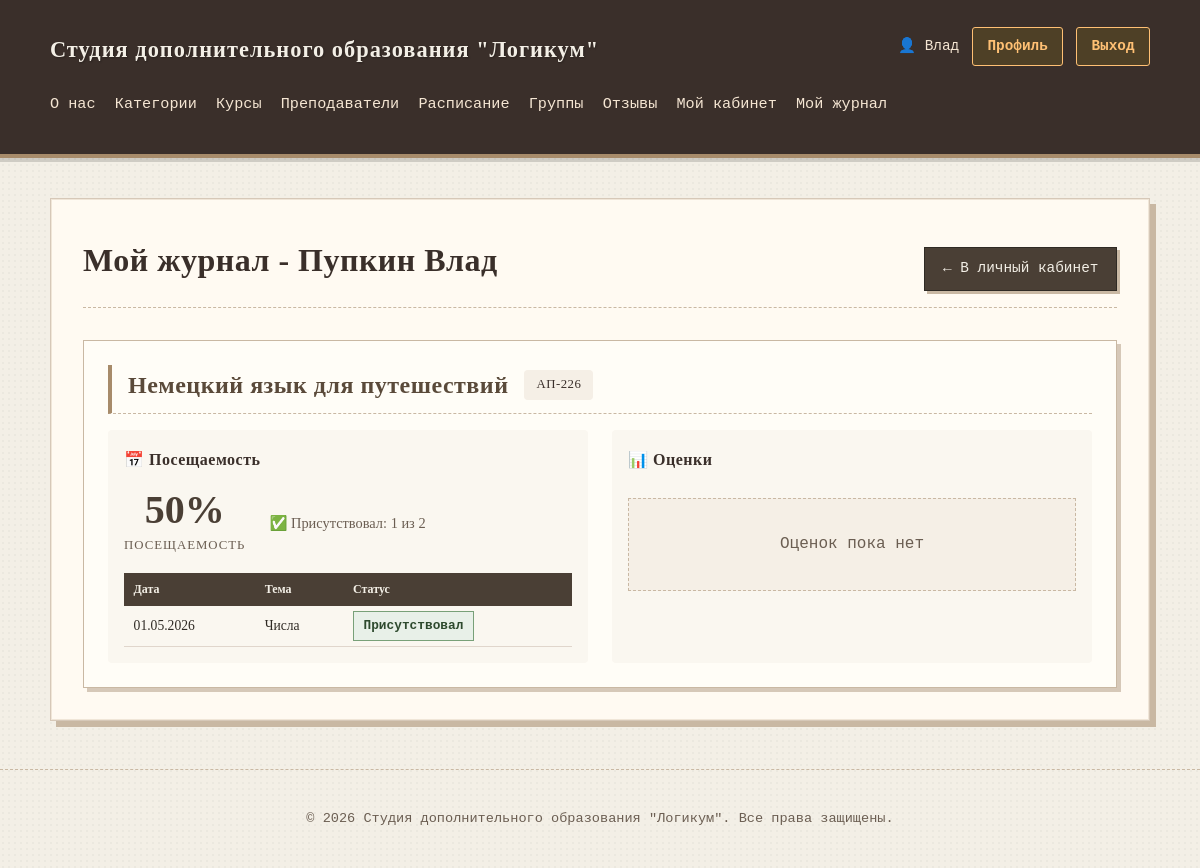
Page /education/student/journal/ (signed in) on the earlier database version.
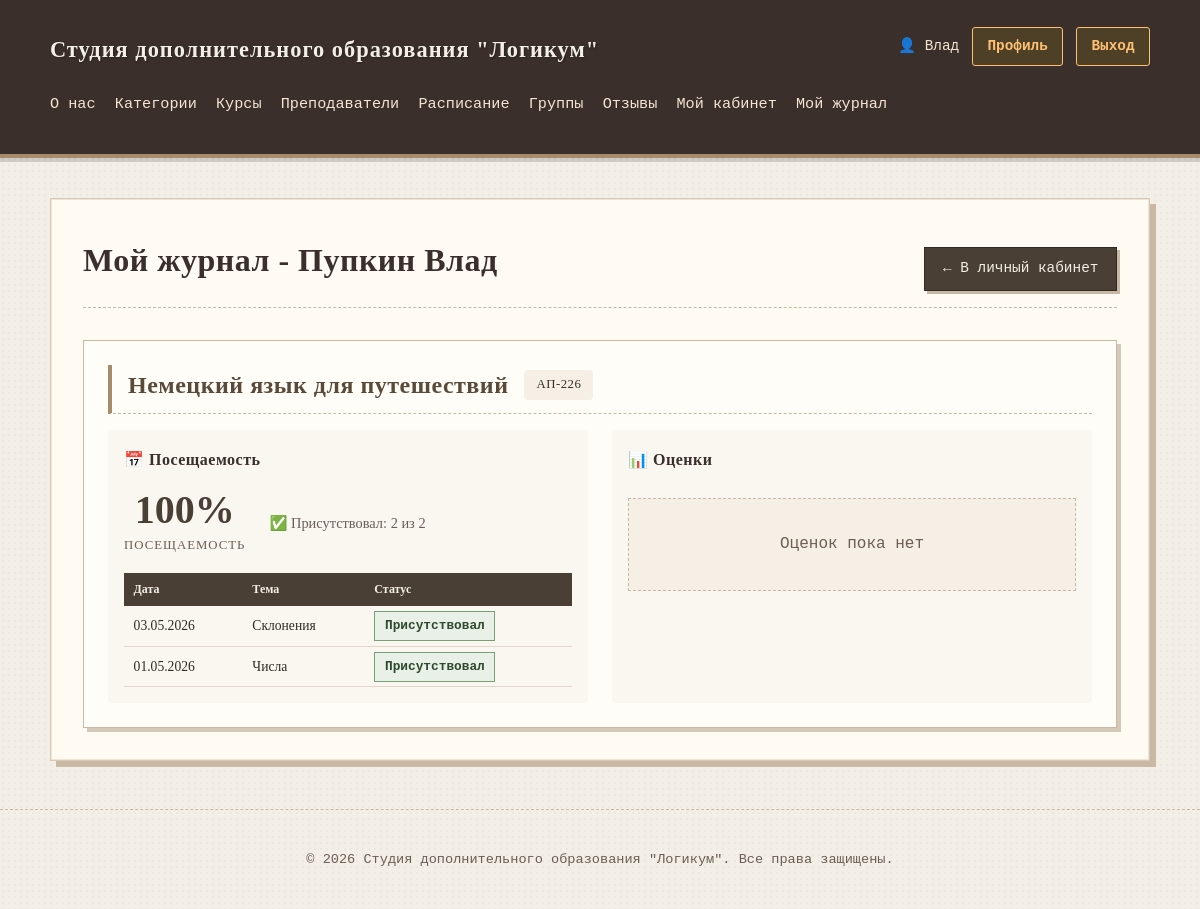
Same page on the later database version.
### education/models.py (models this page shows, shortened)
class Course(models.Model):
    class Status(models.IntegerChoices):
        DRAFT = 0, 'Черновик'
        PUBLISHED = 1, 'Опубликован'
    category = models.ForeignKey(
        Category,
        on_delete=models.SET_NULL,
        null=True,
        related_name='courses',
        verbose_name="Категория"
    )
    title = models.CharField(max_length=100, verbose_name="Название")
    slug = models.SlugField(max_length=100, unique=True, db_index=True, verbose_name="URL")
    description = models.TextField(verbose_name="Краткое описание")
    full_description = models.TextField(blank=True, verbose_name="Полное описание")
    duration_hours = models.IntegerField(verbose_name="Длительность (часы)")
    price = models.DecimalField(max_digits=10, decimal_places=2, verbose_name="Стоимость")
    status = models.IntegerField(
        choices=Status.choices,
        default=Status.DRAFT,
        verbose_name="Статус"
    )
    time_create = models.DateTimeField(auto_now_add=True, verbose_name="Дата создания")
    time_update = models.DateTimeField(auto_now=True, verbose_name="Дата изменения")
    class Meta:
        db_table = 'courses'
        verbose_name = 'Курс'
        verbose_name_plural = 'Курсы'
        ordering = ['-time_create']
    def get_absolute_url(self):
        return reverse('course-detail-slug', kwargs={'course_slug': self.slug})

class Group(models.Model):
    FORMAT_CHOICES = [
        ('offline', 'Очно'),
        ('online', 'Онлайн'),
        ('hybrid', 'Гибридный'),
    ]
    course = models.ForeignKey(Course, on_delete=models.CASCADE, related_name='groups', verbose_name="Курс")
    teacher = models.ForeignKey(Teacher, on_delete=models.SET_NULL, null=True, related_name='groups', verbose_name="Преподаватель")
    name = models.CharField(max_length=100, verbose_name="Название группы")
    start_date = models.DateField(verbose_name="Дата начала")
    end_date = models.DateField(verbose_name="Дата окончания")
    format = models.CharField(max_length=20, choices=FORMAT_CHOICES, verbose_name="Формат обучения")
    max_students = models.PositiveIntegerField(default=10, verbose_name="Макс. студентов")
    is_active = models.BooleanField(default=True, verbose_name="Активна")
    class Meta:
        db_table = 'groups'
        verbose_name = 'Группа'
        verbose_name_plural = 'Группы'
        ordering = ['-start_date']

class Attendance(models.Model):
    STATUS_CHOICES = [
        ('present', 'Присутствовал'),
        ('absent', 'Отсутствовал'),
        ('late', 'Опоздал'),
        ('excused', 'По уважительной причине'),
    ]
    schedule = models.ForeignKey(Schedule, on_delete=models.CASCADE, related_name='attendance', verbose_name="Занятие")
    student = models.ForeignKey(Student, on_delete=models.CASCADE, related_name='attendance', verbose_name="Студент")
    status = models.CharField(max_length=20, choices=STATUS_CHOICES, default='absent', verbose_name="Статус")
    note = models.CharField(max_length=200, blank=True, verbose_name="Примечание")
    class Meta:
        db_table = 'attendance'
        verbose_name = 'Посещаемость'
        verbose_name_plural = 'Посещаемость'
        unique_together = ['schedule', 'student']

class Schedule(models.Model):
    group = models.ForeignKey(Group, on_delete=models.CASCADE, related_name='schedule', verbose_name="Группа")
    date = models.DateField(verbose_name="Дата занятия")
    time = models.TimeField(verbose_name="Время занятия")
    classroom = models.CharField(max_length=50, verbose_name="Аудитория")
    topic = models.CharField(max_length=200, blank=True, verbose_name="Тема занятия")
    class Meta:
        db_table = 'schedule'
        verbose_name = 'Расписание'
        verbose_name_plural = 'Расписание'
        ordering = ['date', 'time']
        unique_together = ['group', 'date', 'time']  # Нельзя два занятия в одно время у одной группы

### education/views.py (the view)
# urls.py: path('student/journal/', views.student_journal, name='student-journal'),
@login_required
def student_journal(request):
    student = request.user.student_profile
    enrollments = student.enrollments.filter(
        is_active=True
    ).select_related('group__course').prefetch_related(
        'group__schedule'
    )
    courses_data = []
    for enrollment in enrollments:
        group = enrollment.group
        total_lessons = group.schedule.count()
        attendances = Attendance.objects.filter(
            student=student,
            schedule__group=group
        ).select_related('schedule').order_by('-schedule__date')
        present_count = attendances.filter(status='present').count()
        present_count += attendances.filter(status='late').count()
        present_count += attendances.filter(status='excused').count()
        attendance_rate = (present_count / total_lessons * 100) if total_lessons > 0 else 0
        performances = Performance.objects.filter(
            student=student,
            schedule__group=group
        ).select_related('schedule').order_by('-schedule__date')[:10]
        courses_data.append({
            'course': group.course,
            'group': group,
            'total_lessons': total_lessons,
            'present_count': present_count,
            'attendance_rate': attendance_rate,
            'attendances': attendances[:10],
            'performances': performances,
        })
    data = {
        'title': f'Мой журнал - {student.get_full_name()}',
        'courses_data': courses_data,
    }
    return render(request, 'education/student_journal.html', data)

### education/context_processors.py (called while the page is built)
def user_groups(request):
    if request.user.is_authenticated:
        groups = list(request.user.groups.values_list('name', flat=True))
        return {'user_groups': groups}
    return {'user_groups': []}

def user_permissions(request):
    context = {
        'user_groups': [],
        'is_admin': False,
        'is_teacher': False,
        'is_student': False,
        'is_marketer': False,
    }
    if request.user.is_authenticated:
        groups = list(request.user.groups.values_list('name', flat=True))
        context['user_groups'] = groups
        context['is_admin'] = request.user.is_superuser or 'Администраторы' in groups
        context['is_teacher'] = 'Преподаватели' in groups
        context['is_student'] = 'Студенты' in groups
        context['is_marketer'] = 'Маркетологи' in groups
    return context

### education/models.py (called while the page is built)
    def get_full_name(self):
        parts = [self.last_name, self.first_name]
        if self.middle_name:
            parts.append(self.middle_name)
        return ' '.join(parts)

### education/templates/education/student_journal.html (shortened to what the changed rows need)
{% extends 'base.html' %}
{% block content %}
    <div class="page-header">
        <h1>{{ title }}</h1>
    </div>
    {% if courses_data %}
    <div class="student-journal">
        {% for data in courses_data %}
        <div class="course-journal-card">
            <h2>
                <a href="{{ data.course.get_absolute_url }}">{{ data.course.title }}</a>
                <span class="group-badge">{{ data.group.name }}</span>
            </h2>
            <div class="journal-row">
                <div class="journal-section">
                    <h3>📅 Посещаемость</h3>
                    <div class="attendance-summary">
                        <div class="big-stat">
                            <span class="big-number">{{ data.attendance_rate|floatformat:0 }}%</span>
                            <span class="big-label">посещаемость</span>
                        </div>
                        <div class="stat-details">
                            <span>✅ Присутствовал: {{ data.present_count }} из {{ data.total_lessons }}</span>
                        </div>
                    </div>
                    {% if data.attendances %}
                    <table class="mini-table">
                        <thead>
                            <tr>
                                <th>Дата</th>
                                <th>Тема</th>
                                <th>Статус</th>
                            </tr>
                        </thead>
                        <tbody>
                            {% for att in data.attendances %}
                            <tr>
                                <td>{{ att.schedule.date|date:"d.m.Y" }}</td>
                                <td>{{ att.schedule.topic|default:"—"|truncatechars:20 }}</td>
                                <td>
                                    <span class="attendance-status status-{{ att.status }}">
                                        {{ att.get_status_display }}
                                    </span>
                                </td>
                            </tr>
                            {% endfor %}
                        </tbody>
                    </table>
                    {% else %}
                    <p class="empty-message">Нет данных о посещаемости</p>
                    {% endif %}
                </div>
                <div class="journal-section">
                    <h3>📊 Оценки</h3>
                    {% if data.performances %}
                    <table class="mini-table">
                        <thead>
                            <tr>
                                <th>Дата занятия</th>
                                <th>Оценка</th>
                                <th>Комментарий</th>
                            </tr>
                        </thead>
                        <tbody>
                            {% for perf in data.performances %}
                            <tr>
                                <td>
                                    {% if perf.schedule %}
                                        {{ perf.schedule.date|date:"d.m.Y" }}
                                    {% elif perf.created_at %}
                                        {{ perf.created_at|date:"d.m.Y" }}
                                    {% elif perf.updated_at %}
                                        {{ perf.updated_at|date:"d.m.Y" }}
                                    {% else %}
                                        —
                                    {% endif %}
                                </td>
                                <td>
                                    <span class="grade {% if perf.grade == '5' %}grade-5{% elif perf.grade == '4' %}grade-4{% elif perf.grade == '3' %}grade-3{% elif perf.grade == '2' %}grade-2{% endif %}">
                                        {{ perf.grade }}
                                    </span>
                                </td>
                                <td>{{ perf.comment|default:"—"|truncatechars:30 }}</td>
                            </tr>
                            {% endfor %}
                        </tbody>
                    </table>
                    {% else %}
                    <p class="empty-message">Оценок пока нет</p>
                    {% endif %}
                </div>
            </div>
        </div>
        {% endfor %}
    </div>
    {% else %}
    <div class="empty-state">
        <p>Вы не записаны ни на один активный курс.</p>
        <a href="{% url 'courses-list' %}" class="btn">Выбрать курс</a>
    </div>
    {% endif %}
{% endblock %}

Differences in the rows shown:
computed for Course "Немецкий язык для путешествий": attendance_rate "50" → "100"; present_count "1" → "2"
added Attendance: schedule "03.05.2026", schedule.topic "Склонения", status "Присутствовал"
